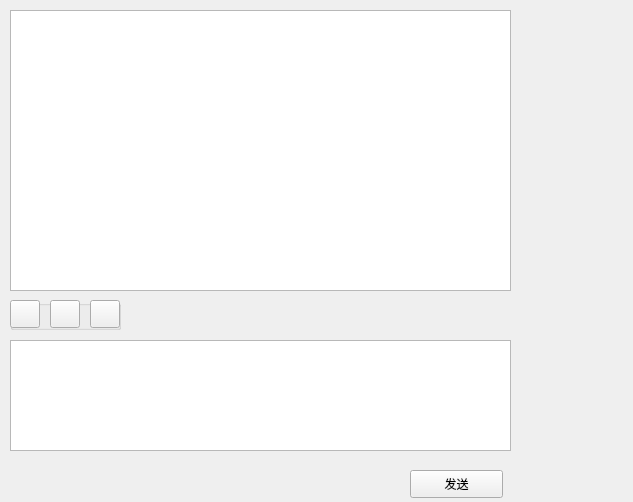
<?xml version="1.0" encoding="UTF-8"?>
<ui version="4.0">
 <class>ChatDialog</class>
 <widget class="QWidget" name="ChatDialog">
  <property name="geometry">
   <rect>
    <x>0</x>
    <y>0</y>
    <width>633</width>
    <height>502</height>
   </rect>
  </property>
  <property name="minimumSize">
   <size>
    <width>633</width>
    <height>502</height>
   </size>
  </property>
  <property name="maximumSize">
   <size>
    <width>633</width>
    <height>502</height>
   </size>
  </property>
  <property name="windowTitle">
   <string>Form</string>
  </property>
  <widget class="QTextBrowser" name="tb_chat">
   <property name="geometry">
    <rect>
     <x>10</x>
     <y>10</y>
     <width>501</width>
     <height>281</height>
    </rect>
   </property>
  </widget>
  <widget class="QTextEdit" name="te_chat">
   <property name="geometry">
    <rect>
     <x>10</x>
     <y>340</y>
     <width>501</width>
     <height>111</height>
    </rect>
   </property>
  </widget>
  <widget class="QPushButton" name="pb_send">
   <property name="geometry">
    <rect>
     <x>410</x>
     <y>470</y>
     <width>93</width>
     <height>28</height>
    </rect>
   </property>
   <property name="text">
    <string>发送</string>
   </property>
  </widget>
  <widget class="QGroupBox" name="groupBox">
   <property name="geometry">
    <rect>
     <x>10</x>
     <y>300</y>
     <width>111</width>
     <height>30</height>
    </rect>
   </property>
   <property name="title">
    <string/>
   </property>
   <widget class="QPushButton" name="pb_tool1">
    <property name="geometry">
     <rect>
      <x>0</x>
      <y>0</y>
      <width>30</width>
      <height>28</height>
     </rect>
    </property>
    <property name="text">
     <string/>
    </property>
   </widget>
   <widget class="QPushButton" name="pb_tool2">
    <property name="geometry">
     <rect>
      <x>40</x>
      <y>0</y>
      <width>30</width>
      <height>28</height>
     </rect>
    </property>
    <property name="text">
     <string/>
    </property>
   </widget>
   <widget class="QPushButton" name="pb_tool3">
    <property name="geometry">
     <rect>
      <x>80</x>
      <y>0</y>
      <width>30</width>
      <height>28</height>
     </rect>
    </property>
    <property name="text">
     <string/>
    </property>
   </widget>
  </widget>
 </widget>
 <resources/>
 <connections/>
</ui>
